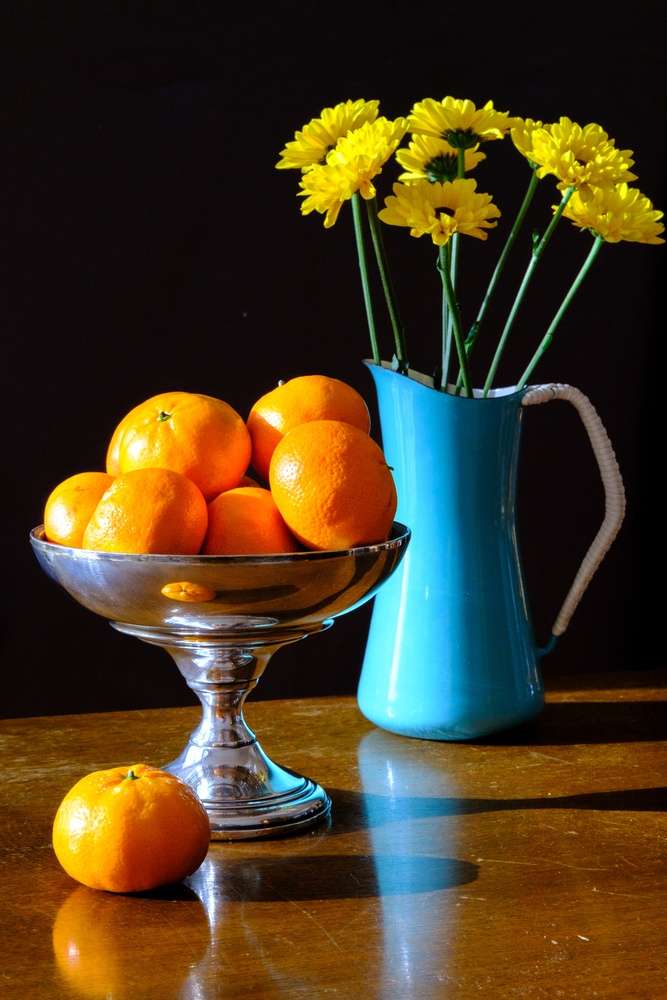
#> input picture ESE2 - SVD/StillLife.jpg, 667 x 1000 px, shrunk from 3334 x 5001 before the run, found by its file name
$ python ImageCompression.py
#> lines starting #> are read from the running program, lines starting #| are printed output that depends on the picture

from matplotlib.image import imread #to read the image
import numpy as np #numpy
import matplotlib.pyplot as plt #to show the image

image = imread("C:\GitHub\Data-Science2024\ESE2 - SVD\StillLife.jpg")
#> image is the input picture: shape (1000, 667, 3); mean R, G, B 73.8, 59.1, 33.2
image_grayscale = np.mean(image, axis=-1) #averaging over the last column, the RGB scale
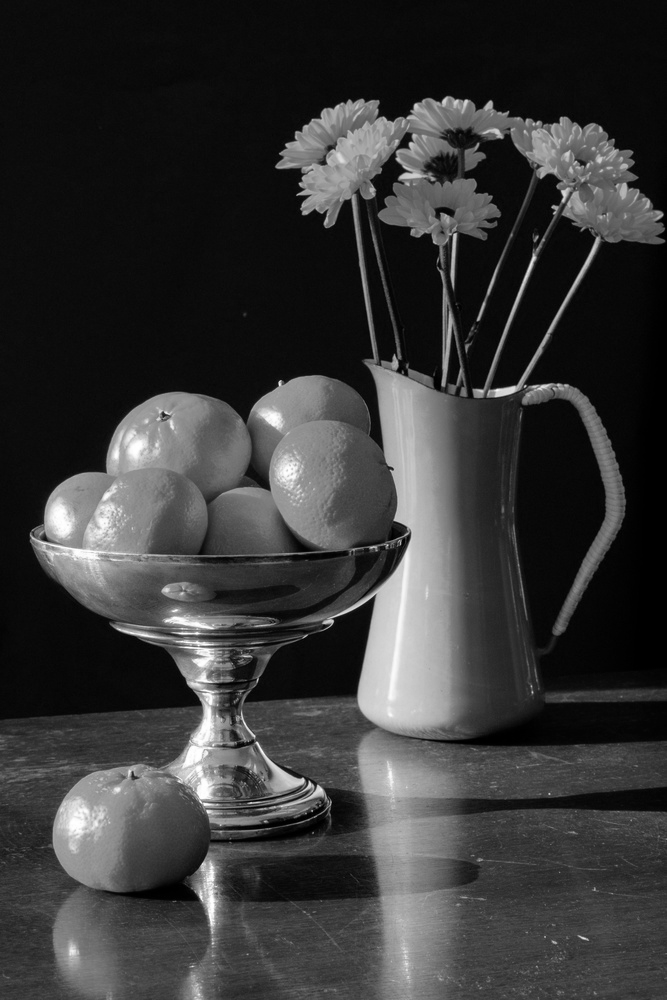
#> image_grayscale: shape (1000, 667) float64; min 0, max 255, mean 55.4

#TAKE THE SVD
U, S, Vt = np.linalg.svd(image_grayscale, full_matrices=False)
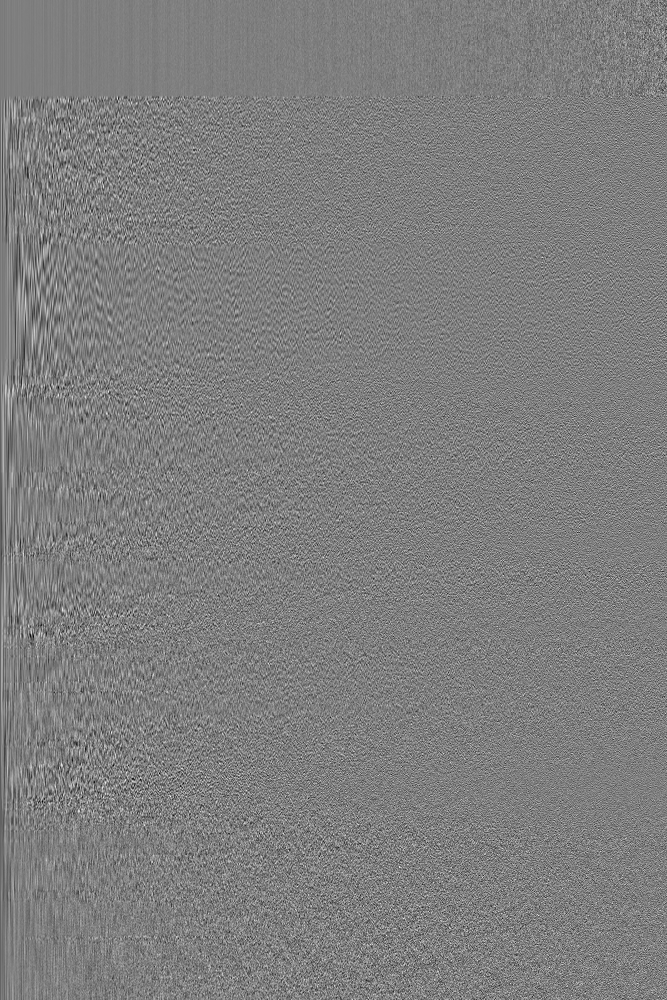
#> U: shape (1000, 667) float64; min -0.186, max 0.188, mean -4.3e-05; drawn with min black and max white
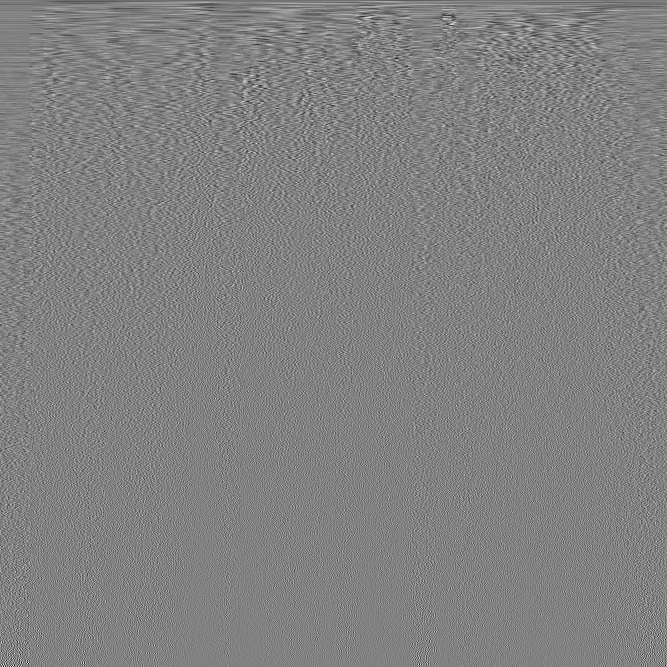
#> Vt: shape (667, 667) float64; min -0.273, max 0.264, mean -6.65e-05; drawn with min black and max white
#> S = 667 values, max 55197.6 at index 0, min 7.96 at index 666, mean 505.5
S = np.diag(S) #SVD returns the vector on the diagonal, we need to reconstruct the matrix

i = 1 #figure index

for r in (5 , 20 , 100): #define the truncation rank r
    compressed_image = U[:,:r] @ S[:r, :r] @ Vt[:r, :] #@ operator performs matrix multiplication
    plt.subplot(1, 4, i) #create subplot
    plt.imshow(compressed_image, cmap="grey") # plot current compressed image
    plt.title("r = " + str(r))
    plt.axis("off")
    i += 1 #increase subplot index
#> this loop made 3 passes
#> pass 1, `compressed_image = U[:,:r] @ S[:r, :r] @ Vt[:r, :]`:
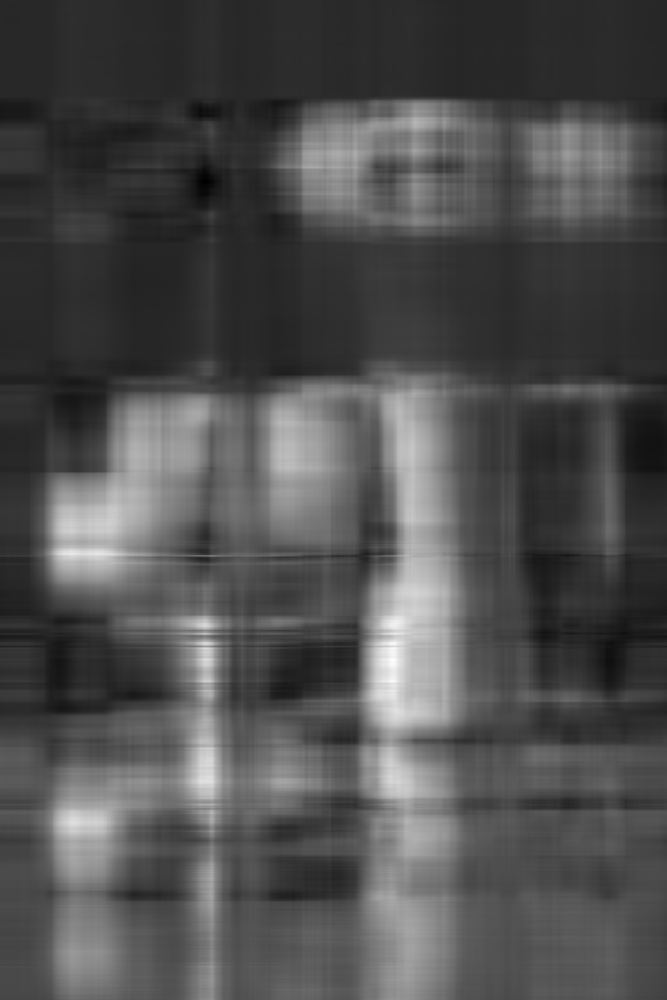
#> compressed_image: shape (1000, 667) float64; min -42.05, max 271, mean 55.2; drawn with min black and max white
#> pass 2, `compressed_image = U[:,:r] @ S[:r, :r] @ Vt[:r, :]`:
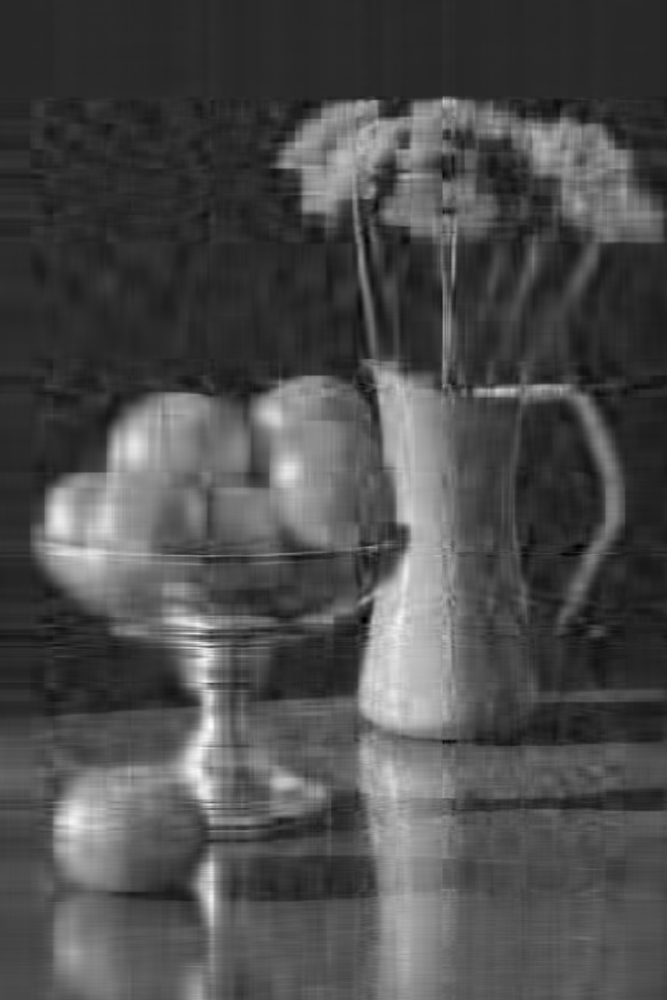
#> compressed_image: shape (1000, 667) float64; min -42.79, max 281.1, mean 55.4; drawn with min black and max white
#> after the loop, i = 4

plt.subplot(1, 4 ,i)
plt.imshow(image_grayscale, cmap="grey") #plot original image
plt.title("Original Image")
plt.axis("off")
plt.show()

# SINGULAR VALUE
plt.subplot(1,2,1)
plt.title("Singular Values")
plt.semilogy(np.diag(S)) #S contains the singular value ordered in descending order

plt.subplot(1,2,2)
plt.title("Cumulative Normalized Sum") #shows the importace of the singular values
plt.plot(np.cumsum(np.diag(S))/np.sum(np.diag(S)))
plt.show()
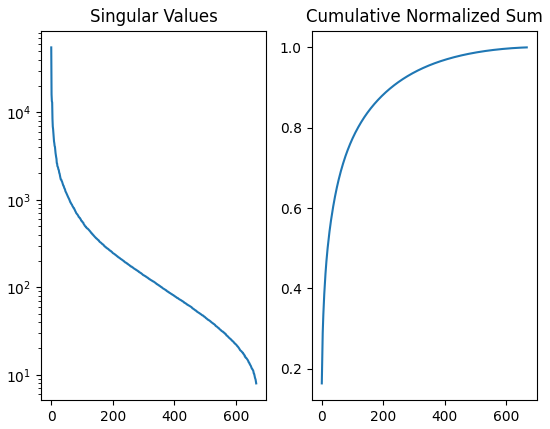
#> figure drawn by matplotlib, 2 panels; panel 1: curve peaks at x = 0, y = 55197.6; panel 2: curve peaks at x = 666, y = 1
